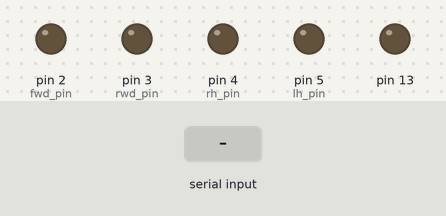
Recording of a sketch running on a simulated Arduino Uno, built with avr-gcc and run on an emulated ATmega328P. On the bench: output pins drawn as LEDs (lit = HIGH). Inputs (shaded band) come from the test bench.

Above: at 1.2 s.
1.3 s: byte 30 received over Serial
At 2.5 s:
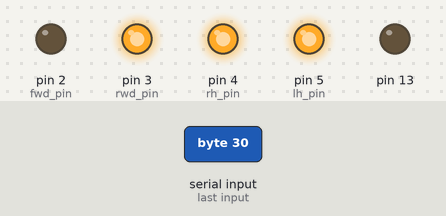
2.8 s: byte 90 received over Serial
At 3.7 s:
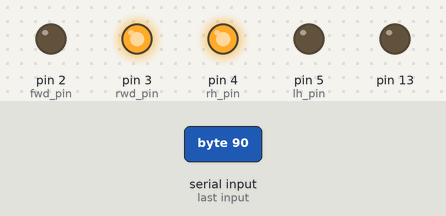
4.3 s: byte 120 received over Serial
At 4.9 s:
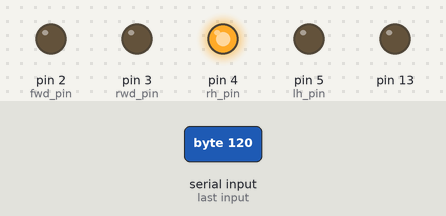
Timing chart, 0 to 7.3 s (numbered marks = the images above; inputs shaded):
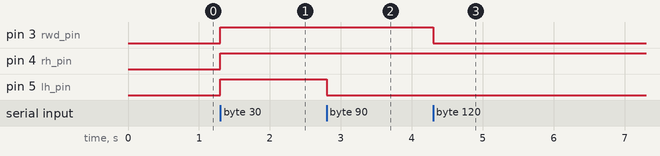

The sketch:

gamepad_v1.ino
```cpp
  int fwd_pin=2;
  int rwd_pin=3;
  int lh_pin=5;
  int rh_pin=4;
  int read_rasp=0;
  int incomingByte = 0;
  byte b0;
  byte b1;
  byte b2;
  byte b3;
  byte b4;
  byte b5;
  byte b6;
  byte b7;


// the setup function runs once when you press reset or power the board
void setup() {


Serial.begin(9600);


  pinMode(fwd_pin, OUTPUT);
  pinMode(rwd_pin, OUTPUT);
  pinMode(lh_pin, OUTPUT);
  pinMode(rh_pin, OUTPUT);
  pinMode(13,OUTPUT);
  digitalWrite(fwd_pin, LOW);
  digitalWrite(rwd_pin, LOW);
  digitalWrite(lh_pin, LOW);
  digitalWrite(rh_pin, LOW);
}

// the loop function runs over and over again forever
void loop() {
  while(Serial.available()>0)
  {
  incomingByte = Serial.read();
  b0=bitRead(incomingByte,0);
  b1=bitRead(incomingByte,1);
  b2=bitRead(incomingByte,2);
  b3=bitRead(incomingByte,3);
  b4=bitRead(incomingByte,4);
  b5=bitRead(incomingByte,5);
  b6=bitRead(incomingByte,6);
  b7=bitRead(incomingByte,7);

 digitalWrite(fwd_pin, b0);
 digitalWrite(rwd_pin, b1);
 digitalWrite(lh_pin, b2);
 digitalWrite(rh_pin, b3);


 // say what you got:
 // Serial.print("I received: ");
  //Serial.println(incomingByte, BIN);
 /* if (b0==1){
  mv_fwd();
  }
  if (b0==0){
   stp_fwd();
  }
  else if (read_rasp==2){
  mv_rwd();
  }

  else if (read_rasp==3){
  mv_lh();
  }

  else if (read_rasp==4){
  mv_rh();
  }

  else if (read_rasp==5){
  mv_fwdlh();
  }

   else  if (read_rasp==6){
  mv_fwdrh();
  }

    else if (read_rasp==7){
  mv_rwdlh();
  }

    else   if (read_rasp==8){
  mv_rwdrh();
  }
  else   if (read_rasp==9){
  mv_stop();
  }
*/

}

}


void mv_fwd(){
  digitalWrite(fwd_pin, HIGH);
  digitalWrite(rwd_pin, LOW);
  digitalWrite(13, HIGH);

}

void mv_rwd()
{
  digitalWrite(rwd_pin, HIGH);
  digitalWrite(fwd_pin, LOW);
  digitalWrite(13, LOW);
}
void mv_lh()
{
  digitalWrite(lh_pin, HIGH);
  digitalWrite(rh_pin, LOW);
  delay(200);
}
void mv_rh()
{
  digitalWrite(rh_pin, HIGH);
  digitalWrite(lh_pin, LOW);
  delay(200);
}

void mv_fwdlh()
{
  digitalWrite(fwd_pin, HIGH);
  digitalWrite(lh_pin, HIGH);
   digitalWrite(rwd_pin, LOW);
  digitalWrite(rh_pin, LOW);
}

void mv_fwdrh()
{
  digitalWrite(fwd_pin, HIGH);
  digitalWrite(rh_pin, HIGH);
  digitalWrite(rwd_pin, LOW);
  digitalWrite(lh_pin, LOW);
}

void mv_rwdlh()
{
  digitalWrite(rwd_pin, HIGH);
  digitalWrite(lh_pin, HIGH);
   digitalWrite(fwd_pin, LOW);
  digitalWrite(rh_pin, LOW);
}

void mv_rwdrh()
{
  digitalWrite(rwd_pin, HIGH);
  digitalWrite(rh_pin, HIGH);
   digitalWrite(fwd_pin, LOW);
  digitalWrite(lh_pin, LOW);
}

void mv_stop()
{
  digitalWrite(rwd_pin, LOW);
  digitalWrite(fwd_pin, LOW);
  digitalWrite(rh_pin, LOW);
  digitalWrite(lh_pin, LOW);
}

void stp_fwd()
{
    digitalWrite(fwd_pin, LOW);
}
void stp_rwd()
{
    digitalWrite(rwd_pin, LOW);
}
void stp_lh()
{
    digitalWrite(lh_pin, LOW);
}
void stp_rh()
{
    digitalWrite(rh_pin, LOW);
}
```

Measured:
- after the input at 1.3 s, pin 3 (rwd_pin), pin 4 (rh_pin), pin 5 (lh_pin): LOW → HIGH at once
- after the input at 2.8 s, pin 5 (lh_pin): HIGH → LOW at once
- after the input at 4.3 s, pin 3 (rwd_pin): HIGH → LOW at once
